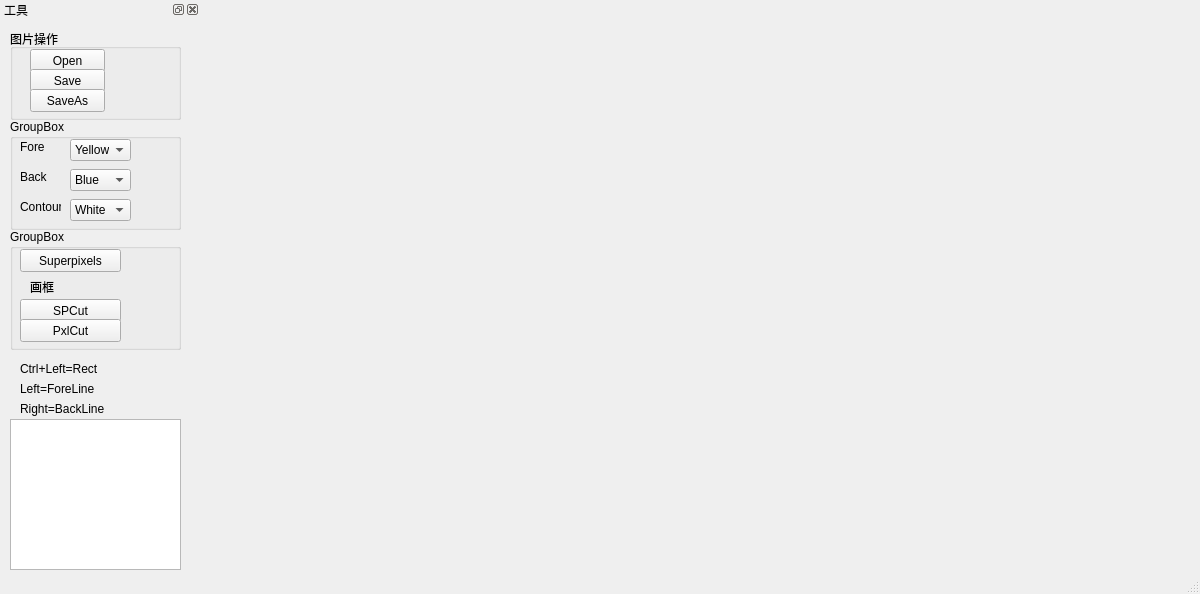
<?xml version="1.0" encoding="UTF-8"?>
<ui version="4.0">
 <class>FastGrabCutClass</class>
 <widget class="QMainWindow" name="FastGrabCutClass">
  <property name="geometry">
   <rect>
    <x>0</x>
    <y>0</y>
    <width>1200</width>
    <height>594</height>
   </rect>
  </property>
  <property name="windowTitle">
   <string>FastGrabCut</string>
  </property>
  <widget class="QWidget" name="centralWidget"/>
  <widget class="QStatusBar" name="statusBar"/>
  <widget class="QDockWidget" name="dockWidget">
   <property name="minimumSize">
    <size>
     <width>200</width>
     <height>38</height>
    </size>
   </property>
   <property name="maximumSize">
    <size>
     <width>200</width>
     <height>524287</height>
    </size>
   </property>
   <property name="windowTitle">
    <string>工具</string>
   </property>
   <attribute name="dockWidgetArea">
    <number>1</number>
   </attribute>
   <widget class="QWidget" name="dockWidgetContents">
    <widget class="QTextEdit" name="MessageShow">
     <property name="geometry">
      <rect>
       <x>10</x>
       <y>400</y>
       <width>171</width>
       <height>151</height>
      </rect>
     </property>
    </widget>
    <widget class="QGroupBox" name="groupBox">
     <property name="geometry">
      <rect>
       <x>10</x>
       <y>10</y>
       <width>171</width>
       <height>91</height>
      </rect>
     </property>
     <property name="title">
      <string>图片操作</string>
     </property>
     <widget class="QPushButton" name="openImage">
      <property name="geometry">
       <rect>
        <x>20</x>
        <y>20</y>
        <width>75</width>
        <height>23</height>
       </rect>
      </property>
      <property name="text">
       <string>Open</string>
      </property>
     </widget>
     <widget class="QPushButton" name="SaveImage">
      <property name="geometry">
       <rect>
        <x>20</x>
        <y>40</y>
        <width>75</width>
        <height>23</height>
       </rect>
      </property>
      <property name="text">
       <string>Save</string>
      </property>
     </widget>
     <widget class="QPushButton" name="SaveAsImage">
      <property name="geometry">
       <rect>
        <x>20</x>
        <y>60</y>
        <width>75</width>
        <height>23</height>
       </rect>
      </property>
      <property name="text">
       <string>SaveAs</string>
      </property>
     </widget>
    </widget>
    <widget class="QGroupBox" name="groupBox_2">
     <property name="geometry">
      <rect>
       <x>10</x>
       <y>100</y>
       <width>171</width>
       <height>111</height>
      </rect>
     </property>
     <property name="title">
      <string>GroupBox</string>
     </property>
     <widget class="QLabel" name="label">
      <property name="geometry">
       <rect>
        <x>10</x>
        <y>20</y>
        <width>41</width>
        <height>16</height>
       </rect>
      </property>
      <property name="text">
       <string>Fore</string>
      </property>
     </widget>
     <widget class="QLabel" name="label_2">
      <property name="geometry">
       <rect>
        <x>10</x>
        <y>50</y>
        <width>41</width>
        <height>16</height>
       </rect>
      </property>
      <property name="text">
       <string>Back</string>
      </property>
     </widget>
     <widget class="QLabel" name="label_3">
      <property name="geometry">
       <rect>
        <x>10</x>
        <y>80</y>
        <width>41</width>
        <height>16</height>
       </rect>
      </property>
      <property name="text">
       <string>Contour</string>
      </property>
     </widget>
     <widget class="QComboBox" name="ForegroundColor">
      <property name="geometry">
       <rect>
        <x>60</x>
        <y>20</y>
        <width>61</width>
        <height>22</height>
       </rect>
      </property>
      <property name="currentIndex">
       <number>3</number>
      </property>
      <item>
       <property name="text">
        <string>Red</string>
       </property>
      </item>
      <item>
       <property name="text">
        <string>Green</string>
       </property>
      </item>
      <item>
       <property name="text">
        <string>Blue</string>
       </property>
      </item>
      <item>
       <property name="text">
        <string>Yellow</string>
       </property>
      </item>
      <item>
       <property name="text">
        <string>White</string>
       </property>
      </item>
      <item>
       <property name="text">
        <string>Black</string>
       </property>
      </item>
     </widget>
     <widget class="QComboBox" name="BackgroundColor">
      <property name="geometry">
       <rect>
        <x>60</x>
        <y>50</y>
        <width>61</width>
        <height>22</height>
       </rect>
      </property>
      <property name="currentIndex">
       <number>2</number>
      </property>
      <item>
       <property name="text">
        <string>Red</string>
       </property>
      </item>
      <item>
       <property name="text">
        <string>Green</string>
       </property>
      </item>
      <item>
       <property name="text">
        <string>Blue</string>
       </property>
      </item>
      <item>
       <property name="text">
        <string>Yellow</string>
       </property>
      </item>
      <item>
       <property name="text">
        <string>White</string>
       </property>
      </item>
      <item>
       <property name="text">
        <string>Black</string>
       </property>
      </item>
     </widget>
     <widget class="QComboBox" name="ContourColor">
      <property name="geometry">
       <rect>
        <x>60</x>
        <y>80</y>
        <width>61</width>
        <height>22</height>
       </rect>
      </property>
      <property name="currentIndex">
       <number>4</number>
      </property>
      <item>
       <property name="text">
        <string>Red</string>
       </property>
      </item>
      <item>
       <property name="text">
        <string>Green</string>
       </property>
      </item>
      <item>
       <property name="text">
        <string>Blue</string>
       </property>
      </item>
      <item>
       <property name="text">
        <string>Yellow</string>
       </property>
      </item>
      <item>
       <property name="text">
        <string>White</string>
       </property>
      </item>
      <item>
       <property name="text">
        <string>Black</string>
       </property>
      </item>
     </widget>
    </widget>
    <widget class="QGroupBox" name="groupBox_3">
     <property name="geometry">
      <rect>
       <x>10</x>
       <y>210</y>
       <width>171</width>
       <height>121</height>
      </rect>
     </property>
     <property name="title">
      <string>GroupBox</string>
     </property>
     <widget class="QPushButton" name="Superpixels">
      <property name="geometry">
       <rect>
        <x>10</x>
        <y>20</y>
        <width>101</width>
        <height>23</height>
       </rect>
      </property>
      <property name="text">
       <string>Superpixels</string>
      </property>
     </widget>
     <widget class="QPushButton" name="SuperpixelCut">
      <property name="geometry">
       <rect>
        <x>10</x>
        <y>70</y>
        <width>101</width>
        <height>23</height>
       </rect>
      </property>
      <property name="text">
       <string>SPCut</string>
      </property>
     </widget>
     <widget class="QPushButton" name="PixelCut">
      <property name="geometry">
       <rect>
        <x>10</x>
        <y>90</y>
        <width>101</width>
        <height>23</height>
       </rect>
      </property>
      <property name="text">
       <string>PxlCut</string>
      </property>
     </widget>
     <widget class="QLabel" name="label_4">
      <property name="geometry">
       <rect>
        <x>20</x>
        <y>50</y>
        <width>91</width>
        <height>16</height>
       </rect>
      </property>
      <property name="text">
       <string>画框</string>
      </property>
     </widget>
    </widget>
    <widget class="QLabel" name="label_5">
     <property name="geometry">
      <rect>
       <x>20</x>
       <y>340</y>
       <width>91</width>
       <height>20</height>
      </rect>
     </property>
     <property name="text">
      <string>Ctrl+Left=Rect</string>
     </property>
    </widget>
    <widget class="QLabel" name="label_6">
     <property name="geometry">
      <rect>
       <x>20</x>
       <y>360</y>
       <width>91</width>
       <height>20</height>
      </rect>
     </property>
     <property name="text">
      <string>Left=ForeLine</string>
     </property>
    </widget>
    <widget class="QLabel" name="label_7">
     <property name="geometry">
      <rect>
       <x>20</x>
       <y>380</y>
       <width>91</width>
       <height>20</height>
      </rect>
     </property>
     <property name="text">
      <string>Right=BackLine</string>
     </property>
    </widget>
   </widget>
  </widget>
 </widget>
 <layoutdefault spacing="6" margin="11"/>
 <resources>
  <include location="fastgrabcut.qrc"/>
 </resources>
 <connections>
  <connection>
   <sender>openImage</sender>
   <signal>clicked()</signal>
   <receiver>FastGrabCutClass</receiver>
   <slot>Open()</slot>
   <hints>
    <hint type="sourcelabel">
     <x>78</x>
     <y>63</y>
    </hint>
    <hint type="destinationlabel">
     <x>207</x>
     <y>59</y>
    </hint>
   </hints>
  </connection>
  <connection>
   <sender>SaveImage</sender>
   <signal>clicked()</signal>
   <receiver>FastGrabCutClass</receiver>
   <slot>Save()</slot>
   <hints>
    <hint type="sourcelabel">
     <x>80</x>
     <y>84</y>
    </hint>
    <hint type="destinationlabel">
     <x>282</x>
     <y>80</y>
    </hint>
   </hints>
  </connection>
  <connection>
   <sender>SaveAsImage</sender>
   <signal>clicked()</signal>
   <receiver>FastGrabCutClass</receiver>
   <slot>SaveAs()</slot>
   <hints>
    <hint type="sourcelabel">
     <x>69</x>
     <y>98</y>
    </hint>
    <hint type="destinationlabel">
     <x>378</x>
     <y>98</y>
    </hint>
   </hints>
  </connection>
  <connection>
   <sender>ForegroundColor</sender>
   <signal>currentIndexChanged(int)</signal>
   <receiver>FastGrabCutClass</receiver>
   <slot>selectForegroundColor(int)</slot>
   <hints>
    <hint type="sourcelabel">
     <x>101</x>
     <y>151</y>
    </hint>
    <hint type="destinationlabel">
     <x>212</x>
     <y>152</y>
    </hint>
   </hints>
  </connection>
  <connection>
   <sender>BackgroundColor</sender>
   <signal>currentIndexChanged(int)</signal>
   <receiver>FastGrabCutClass</receiver>
   <slot>selectBackgroundColor(int)</slot>
   <hints>
    <hint type="sourcelabel">
     <x>104</x>
     <y>181</y>
    </hint>
    <hint type="destinationlabel">
     <x>400</x>
     <y>182</y>
    </hint>
   </hints>
  </connection>
  <connection>
   <sender>ContourColor</sender>
   <signal>currentIndexChanged(int)</signal>
   <receiver>FastGrabCutClass</receiver>
   <slot>selectContourColor(int)</slot>
   <hints>
    <hint type="sourcelabel">
     <x>113</x>
     <y>211</y>
    </hint>
    <hint type="destinationlabel">
     <x>663</x>
     <y>213</y>
    </hint>
   </hints>
  </connection>
  <connection>
   <sender>Superpixels</sender>
   <signal>clicked()</signal>
   <receiver>FastGrabCutClass</receiver>
   <slot>Superpixels()</slot>
   <hints>
    <hint type="sourcelabel">
     <x>71</x>
     <y>260</y>
    </hint>
    <hint type="destinationlabel">
     <x>205</x>
     <y>265</y>
    </hint>
   </hints>
  </connection>
  <connection>
   <sender>SuperpixelCut</sender>
   <signal>clicked()</signal>
   <receiver>FastGrabCutClass</receiver>
   <slot>SPCut()</slot>
   <hints>
    <hint type="sourcelabel">
     <x>99</x>
     <y>310</y>
    </hint>
    <hint type="destinationlabel">
     <x>346</x>
     <y>312</y>
    </hint>
   </hints>
  </connection>
  <connection>
   <sender>PixelCut</sender>
   <signal>clicked()</signal>
   <receiver>FastGrabCutClass</receiver>
   <slot>PxlCut()</slot>
   <hints>
    <hint type="sourcelabel">
     <x>92</x>
     <y>334</y>
    </hint>
    <hint type="destinationlabel">
     <x>511</x>
     <y>335</y>
    </hint>
   </hints>
  </connection>
 </connections>
 <slots>
  <slot>Open()</slot>
  <slot>Save()</slot>
  <slot>SaveAs()</slot>
  <slot>Superpixels()</slot>
  <slot>SPCut()</slot>
  <slot>PxlCut()</slot>
  <slot>selectForegroundColor(int)</slot>
  <slot>selectBackgroundColor(int)</slot>
  <slot>selectContourColor(int)</slot>
 </slots>
</ui>
